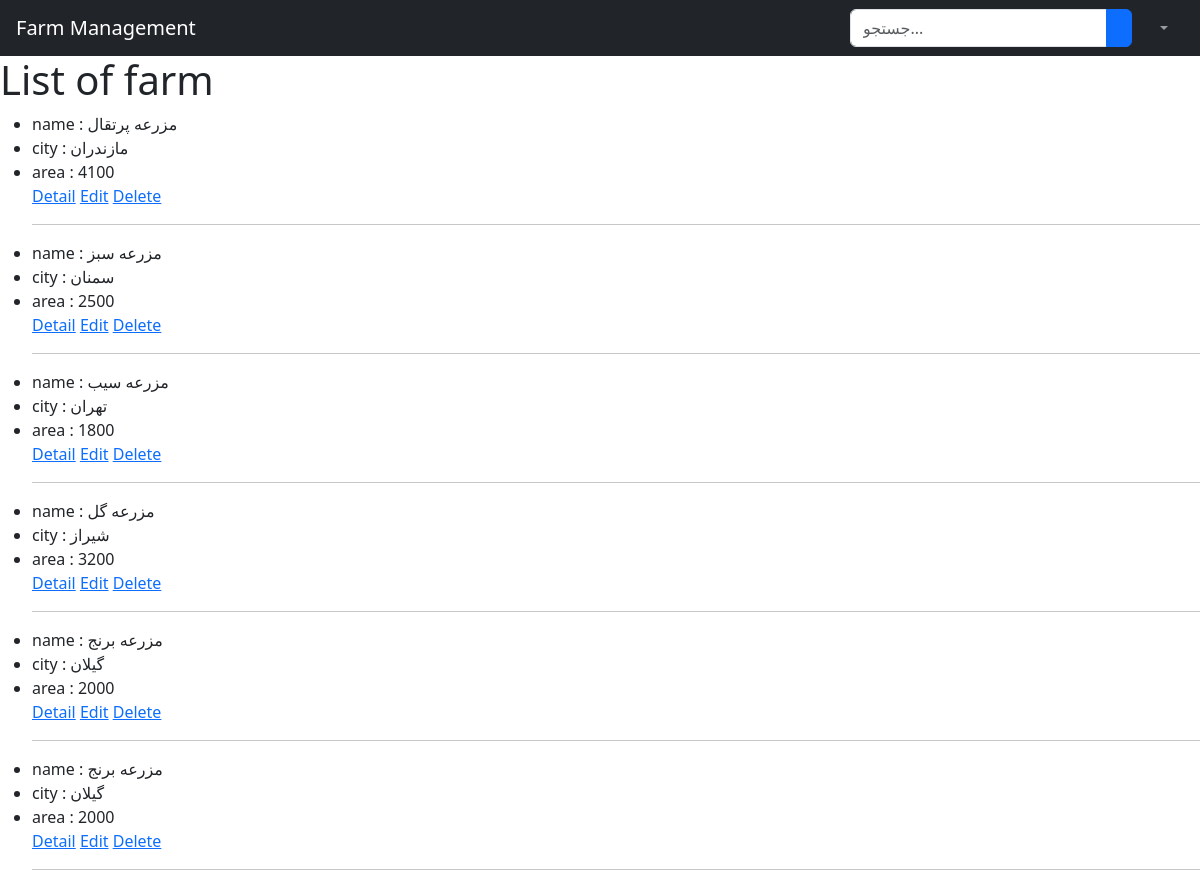
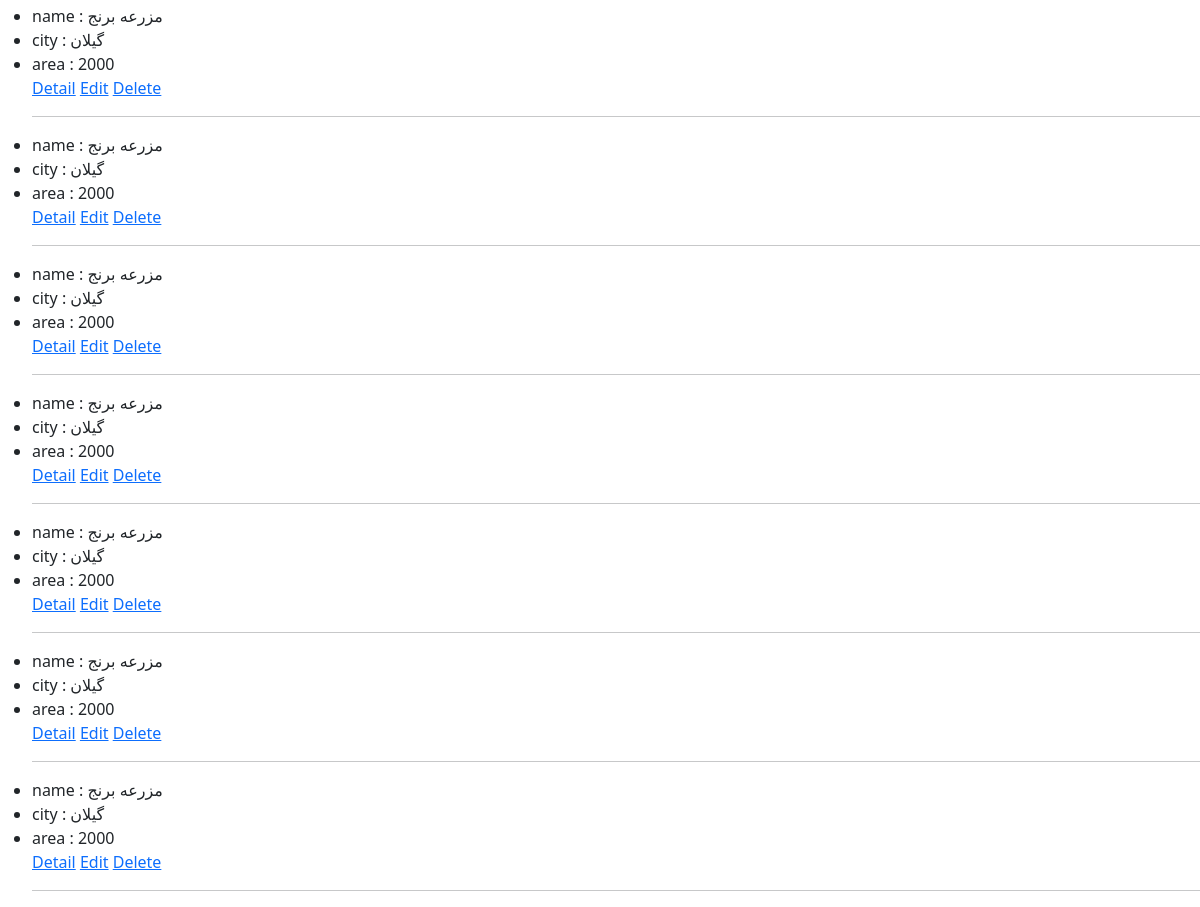
Before: /farm/list/ with the older database file (2 pictures, top to bottom).
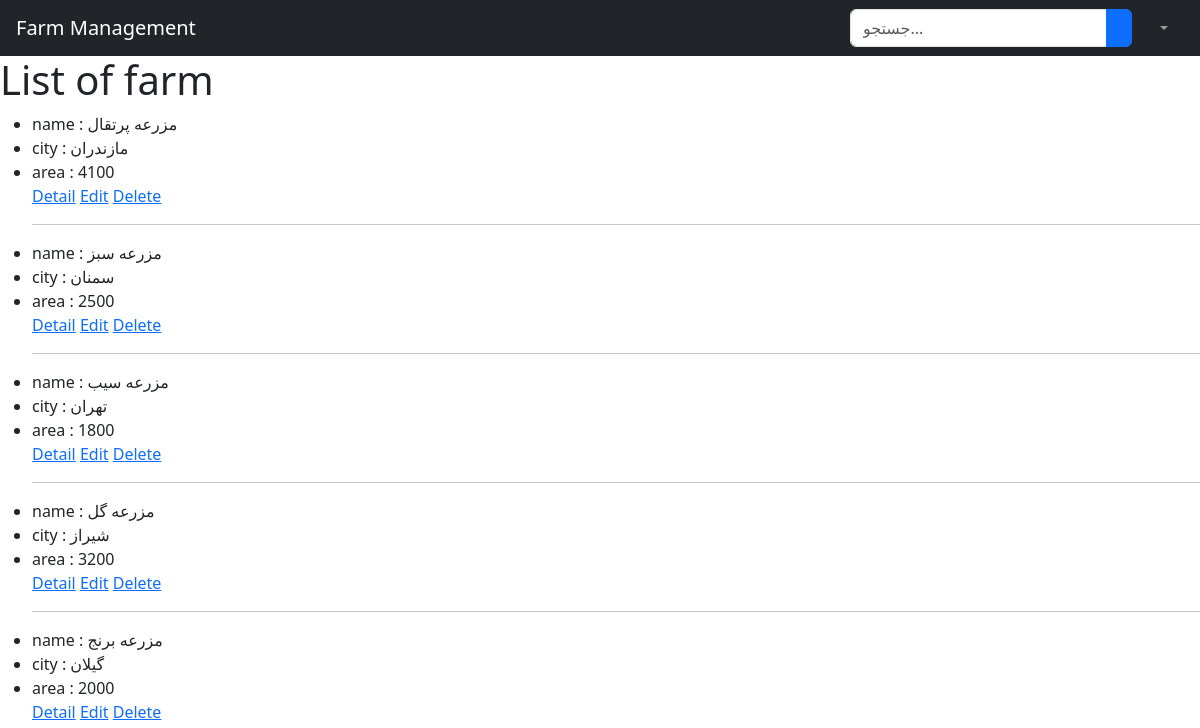
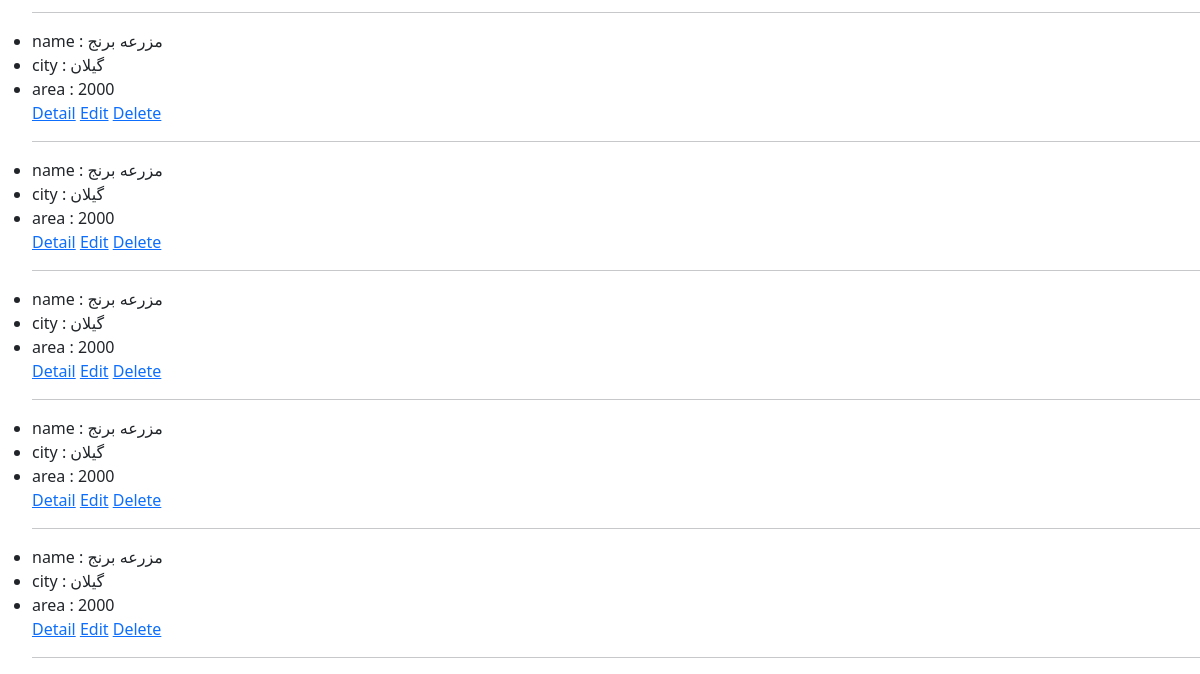
After: the same page with the newer database file (2 pictures, top to bottom).
### farm/models.py (models this page shows, shortened)
class Farm(models.Model):
    name=models.CharField(max_length=20,verbose_name="نام")
    city=models.CharField(max_length=30,verbose_name="شهر")
    area=models.IntegerField(validators=[MinValueValidator(0)],verbose_name="مساحت")
    descreaption=models.TextField(verbose_name="توضیحات")
    phone=models.CharField(max_length=11,validators=[
        RegexValidator(
            regex=r'^0\d{10}$',  # 0 + 10 رقم
            message='شماره تلفن باید با 0 شروع شود و 11 رقم باشد'
        )
    ]
    ,verbose_name='شماره موبایل')
    owner=models.ForeignKey(User,on_delete=models.CASCADE)
    created_at = models.DateTimeField(auto_now_add=True)

### farm/views.py (the view)
# urls.py: path("list/",FarmListView.as_view(),name="farmlist"),
class FarmListView(ListView):
    model=Farm
    template_name="farm/farm_list.html"
    context_object_name='farms'

### farm/templates/farm/farm_list.html (shortened to what this page needs)
{% extends "base.html" %}
{% block page_content %}
<h1>List of farm</h1>
{% for farm in farms  %}
<ul>
    <li>name : {{farm.name}}</li>
    <li>city : {{farm.city}}</li>
    <li>area : {{farm.area}}</li>
    <a href="{% url 'farm:farmdetail' farm.pk %}">Detail</a>
    <a href="{% url 'farm:farmupdate' farm.pk %}">Edit</a>
    <a href="{% url 'farm:farmdelete' farm.pk %}">Delete</a>
    <hr>
</ul>
{% endfor %}
{% endblock page_content %}

Changed rows visible on the page:
removed Farm: name "مزرعه برنج", city "گیلان", area "2000"
removed Farm: name "مزرعه برنج", city "گیلان", area "2000"
removed Farm: name "مزرعه برنج", city "گیلان", area "2000"
